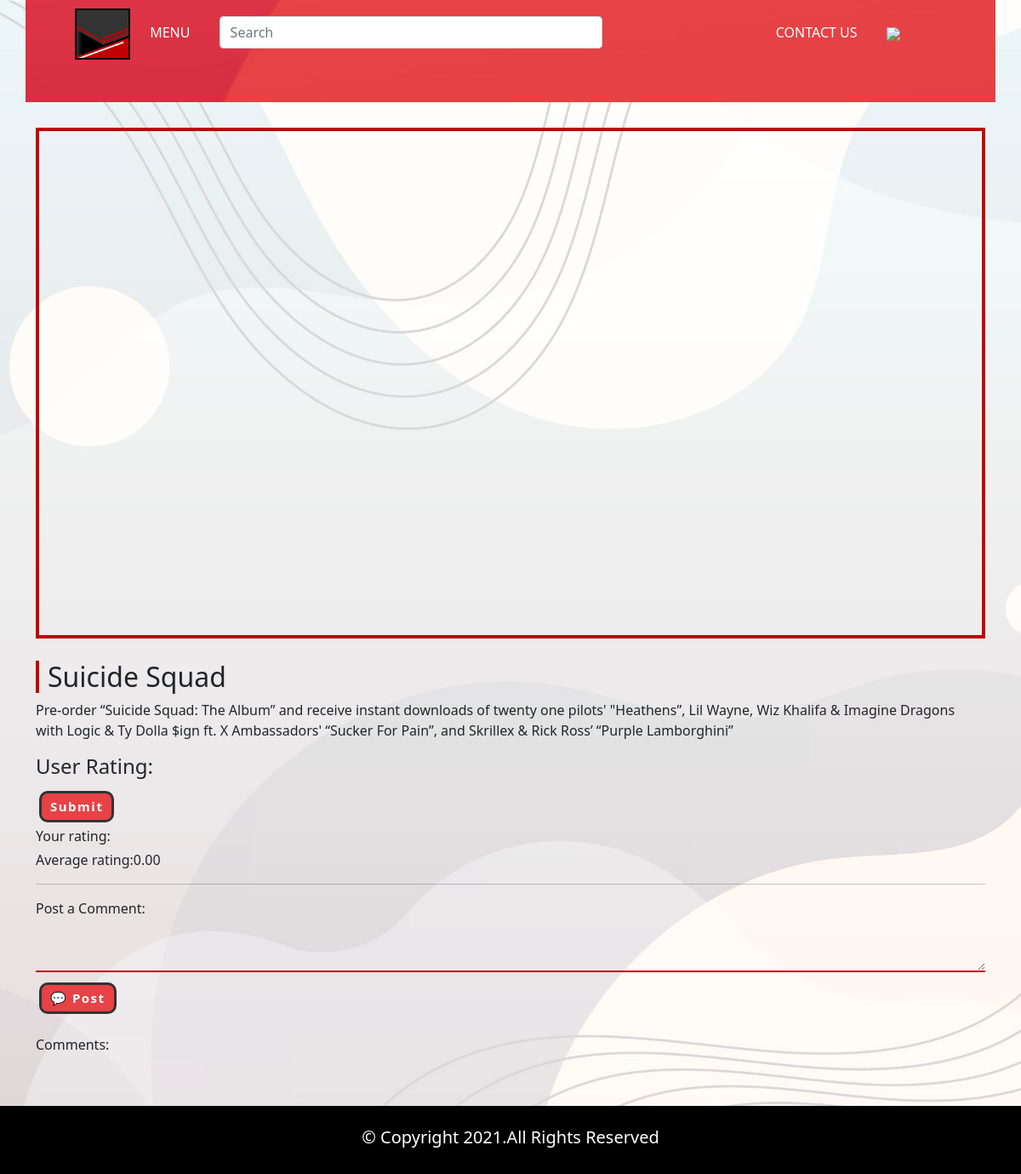
The page /moviesix.php (signed in) on the database its author committed.
### tables this page shows
CREATE TABLE `movie` (
  `m_id` int(11) NOT NULL,
  `movie_name` text NOT NULL,
  `banner_link` text NOT NULL,
  `poster_link` text NOT NULL,
  `embed_link` text NOT NULL,
  `movie_para` text NOT NULL
);

### moviesix.php (the view, shortened to what this page needs)
<?php include "menubar.php";
      include 'config.php';?>
<?php
        $movie_name="";
		$embed_link="";
		$movie_para="";
		$m_id=6;
        $query=mysqli_query($con,"select * from movie where m_id=$m_id");
        $row  = mysqli_fetch_array($query);
    if(is_array($row)) {
        $movie_name=$row['movie_name'];
		$embed_link=$row['embed_link'];
		$movie_para=$row['movie_para'];
    }   else {
    }
 ?>
<!doctype html>
<html lang="en">
  <head>
    <link rel="stylesheet" href="https://stackpath.bootstrapcdn.com/bootstrap/4.4.0/css/bootstrap.min.css">
        <link rel="stylesheet" href="https://cdnjs.cloudflare.com/ajax/libs/rateYo/2.3.2/jquery.rateyo.min.css">
     <link href="css/bootstrap.min.css" rel="stylesheet">
	 <link href="css/moviestyle.css" rel="stylesheet">
  </head>
  <body>
	<div class="container">
	<iframe width=100% height="600" src=<?php echo $embed_link; ?> title="YouTube video player" frameborder="0" allow="accelerometer; autoplay; clipboard-write; encrypted-media; gyroscope; picture-in-picture" allowfullscreen></iframe>
  <h2><?php echo $movie_name; ?></h2>
  <p><?php echo $movie_para; ?></p>
<?php
$avg= "select avg(rating) as avs from rate where m_id=$m_id ";
if($_SESSION){
  $a=$_SESSION['email'];
$q= "select avg(rating) as av from rate where m_id=$m_id  and email='$a' ";
    $ans=mysqli_query($con, $q);
    if($ans){
    $row  = mysqli_fetch_array($ans);
    $ans=$row['av'];
  }
  else $ans=0;
}
  $anss=mysqli_query($con, $avg);
  if($anss){
  $row  = mysqli_fetch_array($anss);
  $anss=$row['avs'];
}
else $anss=0;
 ?>
<form action="movieone.php" method="post">
    <div style="margin:4px 0px 0px 0px ">
        <h4>User Rating:</h4>
    </div>
    <div>
      <?php if ($_SESSION  and $ans==0){ ?>
      <input type="submit" name="add" class="subbutton">
    <?php } ?>
     </div>
     <div style="margin:4px 0px 0px 0px ">
       <?php if($_SESSION){ ?>
       Your rating: <?php echo "$ans"; }?>
     </div>
      <div style="margin:4px 0px 0px 0px ">
      Average rating:<?php echo number_format($anss , 2); ?>
      </div>
</form>
    </div>
<div class="comment">
  <div class="container">
  <hr>
<?php if($_SESSION){ ?>
<form  method="post">
Post a Comment:
<div class="writecomment">
<textarea name="comments" id="comments" style="font-family:sans-serif;font-size:1.2em;">
</textarea>
</div>
<input type="submit" name="post" value="💬 Post" class="postbutton">
</form><?php } ?>
<br>
Comments:
  </div>
</div>
  <?php include "footer.php"?>
  </body>
</html>

### css/style.css (style rules this page uses)
body { background: url("../images/background1.jpg")no-repeat center center fixed; -webkit-background-size: cover; -moz-background-size: cover; background-size: cover; }

### css/moviestyle.css (style rules this page uses)
.container iframe { margin-top:30px ; margin-left: auto; margin-right: auto; border:4px solid #c00000; }
.container h2 { margin-left: auto; margin-right: auto; border-left:4px solid #c00000; padding-left:10px; margin-top:20px; }
.container p { margin-left: auto; margin-right: auto; }
.subbutton { border-radius:10px; background: #E74246; padding:4px 10px; text-decoration: none; color: #fff; font-size: 15px; font-weight:bold; letter-spacing: 1.5px; border: 3px solid #333333; margin-top:6px; margin-left:4px; }
#comments { width:100%; border-bottom: 2px solid #c00000; background:none; border-top:none; border-left:none; border-right:none; }
.postbutton { border-radius:10px; background: #E74246; padding:4px 10px; text-decoration: none; color: #fff; font-size: 15px; font-weight:bold; letter-spacing: 1.5px; border: 3px solid #333333; margin-top:6px; margin-left:4px; }

### rows shown on the page
movie: movie_name "Suicide Squad", movie_para "Pre-order “Suicide Squad: The Album” and receive instant downloads of twenty one pilots' \"Heathens”, Lil Wayne, Wiz Khalifa & Imagine Dragons with Logic & Ty Dolla $ign ft. X Ambassadors' “Sucker For Pain”, and Skrillex & Rick Ross’ “Purple Lamborghini”"

### other values the page prints
$anss "0.00"
